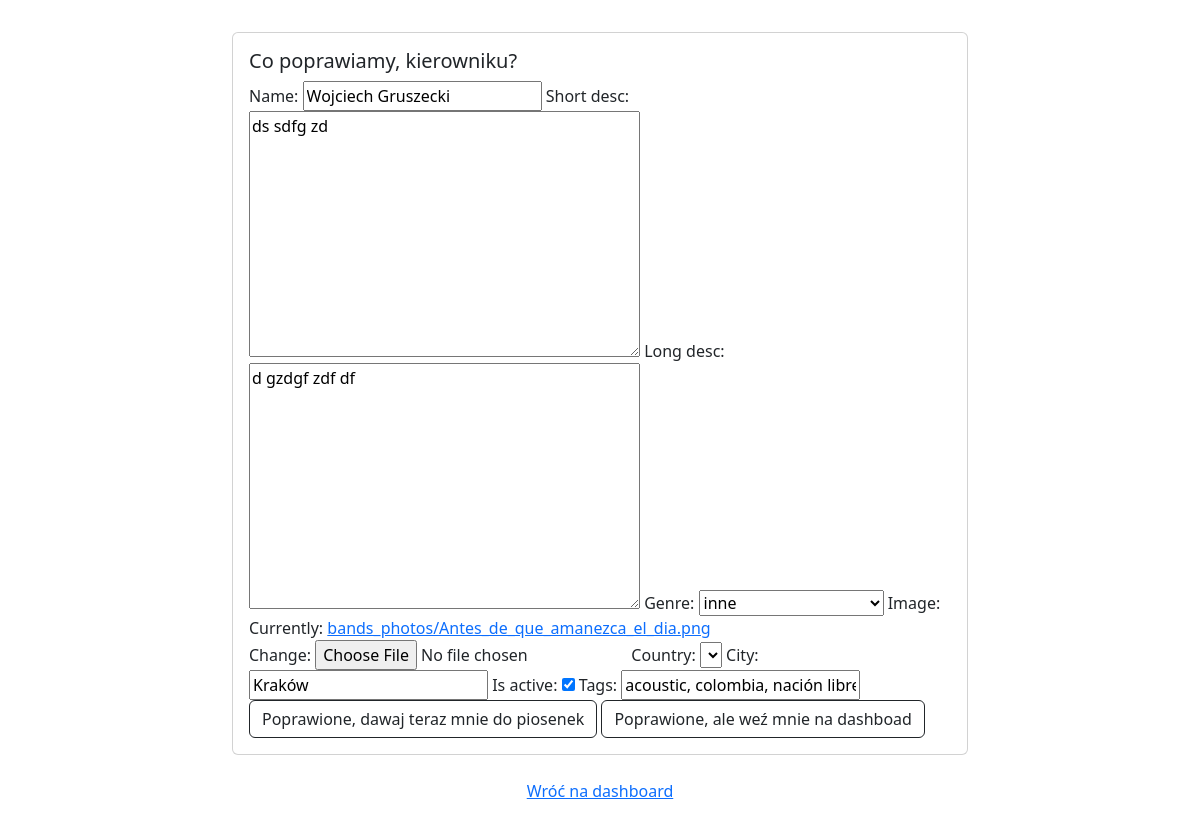
/band/edit/Wojciech Gruszecki (signed in), run on an earlier commit of the app's database.
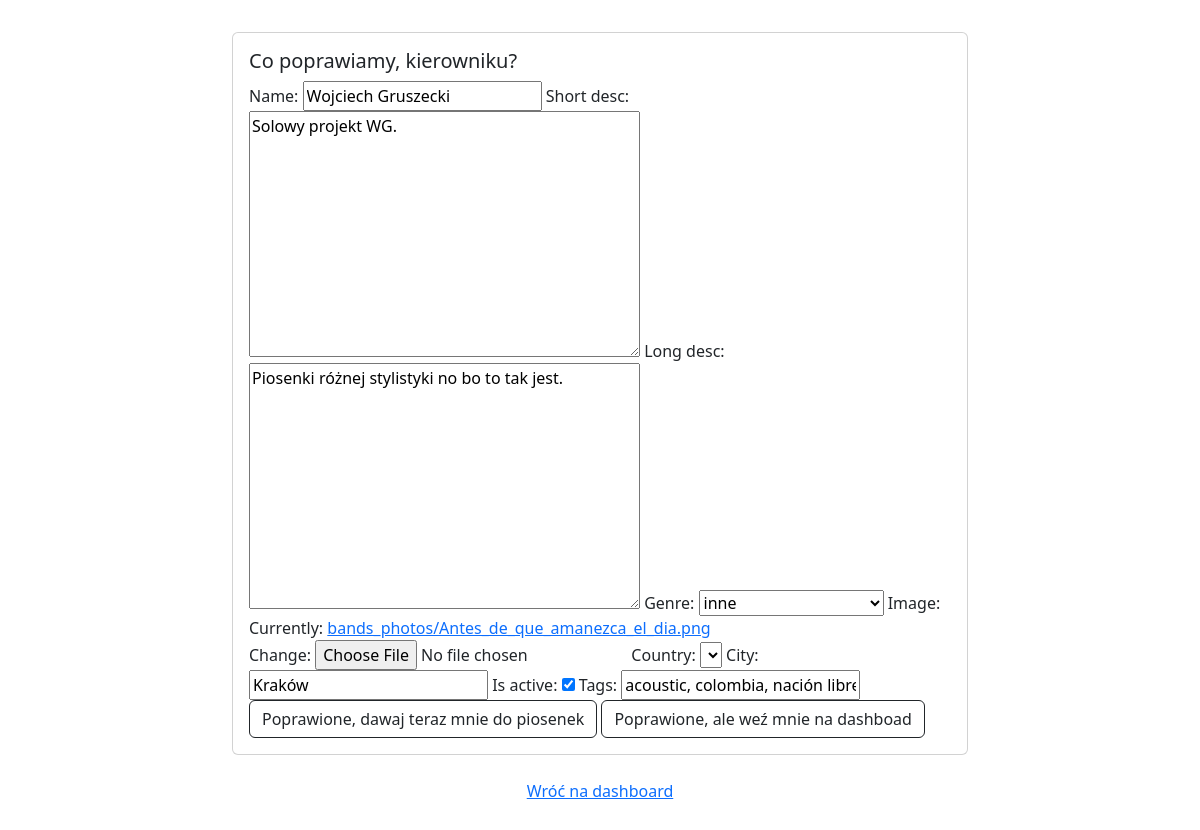
And on a later commit of the database.
### garage_online/models.py (models this page shows, shortened)
class Band(models.Model):
    name = models.CharField(max_length=100, null=False, blank=False)
    contact_email = models.EmailField(null=True, blank=True)
    show_contact_email = models.BooleanField(default=True)
    short_desc = models.TextField(max_length=150, null=False, blank=False)
    long_desc = models.TextField(null=False, blank=False)
    genre = models.PositiveSmallIntegerField(choices=choices.get_genres(), default=0)
    image = models.ImageField(upload_to='bands_photos', null=False, blank=False)
    country = models.CharField(max_length=2, choices=choices.get_countries(), default='PL')
    city = models.CharField(max_length=50, null=False, blank=False)
    is_active = models.BooleanField(default=True)
    tags = models.CharField(max_length=100, null=True, blank=True)
    add_2db_date = models.DateField(auto_now_add=True)
    user = models.ManyToManyField(User, related_name='bands')

### garage_online/views.py (the view, shortened to what this page needs)
# urls.py: path('band/edit/<str:name>', views.edit_band, name='edit_band'),
@login_required()
def edit_band(request, name):
    band = get_object_or_404(Band, pk=Band.objects.get(name=name).id)
    band_form = BandForm(request.POST or None, request.FILES or None, instance=band)
    if request.method == 'GET':
        return render(
            request,
            'garage_online/band.html',
            {
                'band_form': band_form,
                'is_new': False
            }
        )

### garage_online/forms.py
class BandForm(forms.ModelForm):
    class Meta:
        model = Band
        fields = ['name', 'short_desc', 'long_desc', 'genre', 'image', 'country', 'city', 'is_active', 'tags']

### garage_online/templates/garage_online/band.html (shortened to what this page needs)
{% extends 'base.html' %}
{% load bootstrap %}
{% block body %}
<div align="center">
    <div class="card" style="width: 46rem;" align="left">
        <div class="card-body">
            <h5 class="card-title">
                {% if is_new %}
                    Nowy zespół w Garażu! Cześć!
                {% else %}
                    Co poprawiamy, kierowniku?
                {% endif %}
            </h5>
            <form method="post" enctype="multipart/form-data">
                {{ band_form|bootstrap }}
                <br>
                <button type="submit" class="btn btn-outline-dark" name="go_to_songs">
                    {% if is_new %}
                        Dodaj zespół i przejdź do dodawania piosenek
                    {% else %}
                        Poprawione, dawaj teraz mnie do piosenek
                    {% endif %}
                </button>
                <button type="submit" class="btn btn-outline-dark" name="back_to_dashboard">
                    {% if is_new %}
                        Póki co dodaj tylko zespół, piosenki dodam później
                    {% else %}
                        Poprawione, ale weź mnie na dashboad
                    {% endif %}
                </button>
            </form>
        </div>
    </div>
    <br>
    <a href="{% url 'dashboard' %}">Wróć na dashboard</a>
</div>
{% endblock %}

What changed in the data, as far as the page shows it:
changed Band "Wojciech Gruszecki": short_desc "ds sdfg zd" → "Solowy projekt WG."; long_desc "d gzdgf zdf df" → "Piosenki różnej stylistyki no bo to tak jest."
